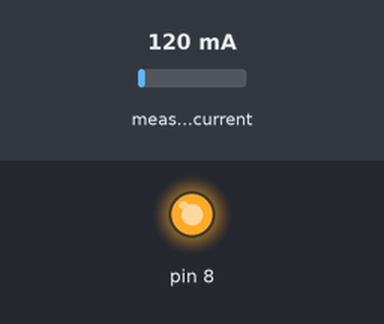
Simulated run of this sketch. Board: Arduino Uno, built with avr-gcc and run on an emulated ATmega328P. On the bench: output pins drawn as LEDs (lit = HIGH). The inputs (shaded band) are chosen by the test bench; at power-on: measured current 120 mA. What the sketch prints to the serial monitor is not drawn.

Above: at 6.4 s.
Timing chart, 0 to 15.9 s (numbered marks = the images above):
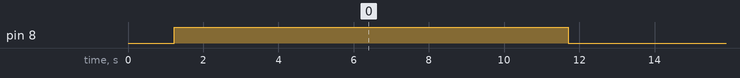

Measured:
- by itself, pin 8: repeats every 11.3 s: LOW 5.0 s, HIGH 6.3 s

The sketch:

test2_AC.ino
```cpp
//Thư viện: https://github.com/rkoptev/ACS712-arduino

#include "ACS712.h"

ACS712 sensor(ACS712_05B, A0); //Cảm biến 30A, kết nối chân A0
//ACS712_05B
//ACS712_20A
//ACS712_30A
float tong;
float I;
float I_TB;
float ma;

int period = 10000;
unsigned long time_now = 0;
void setup()
{
  Serial.begin(9600);
  // calibrate cảm biến
  // Trong quá trình cali phải đảm bảo KHÔNG có dòng điện đi qua cảm biến
  Serial.println("Đảm bảo không có dòng điện đi qua cảm biến trong quá trình cân bằng");
  delay(1000);
  Serial.println("Calibrating...");
  delay(200);
  sensor.calibrate();
  Serial.println("Quá trình cân bằng hoàn tất!!!");
  pinMode(8, OUTPUT);
}

void loop()
{
  digitalWrite(8, HIGH);


  for (int i = 0; i <= 100; i++)
  {
    I = sensor.getCurrentAC(); //Đo dòng AC
    tong = tong + I;
  }
  I_TB = tong / 100;
  tong = 0;
  ma = I_TB * 1000;
  Serial.print("I_TB: ");
  Serial.println(I_TB);
  Serial.println(ma);

  while (millis() - time_now > period) {
    time_now = millis();
    digitalWrite(8, LOW);
    delay(5000);
  }
}
```
